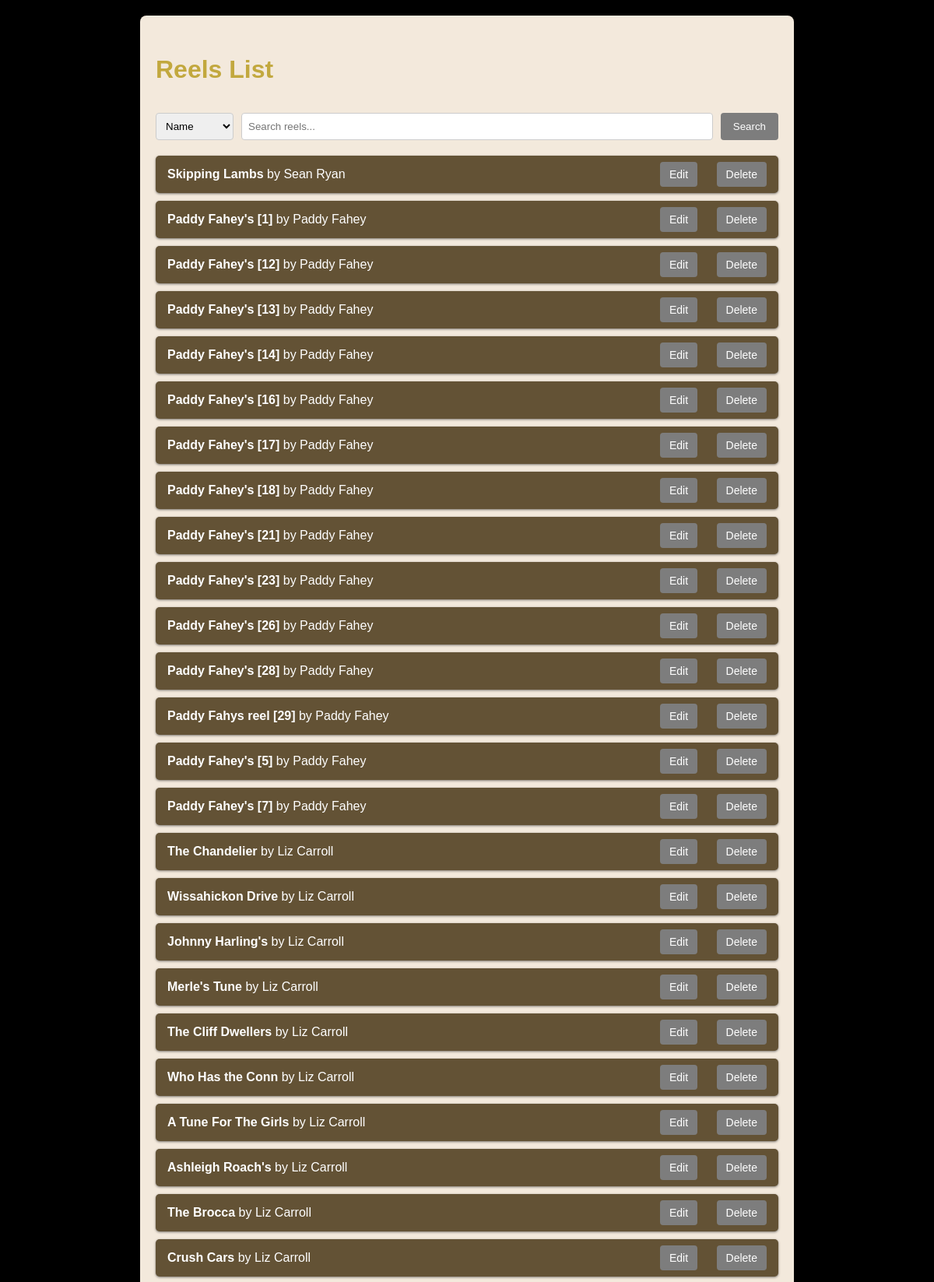
/tunes/ (upper part), run on the app's committed database.
### music_analysis/models.py (models this page shows, shortened)
class Tune(models.Model):
    name = models.CharField(max_length=100)  # Tune's name
    composer = models.CharField(max_length=100)  # Composer's name
    abc_notation = models.TextField()  # ABC notation for the tune

### music_analysis/views.py (the view, shortened to what this page needs)
# urls.py: path('tunes/', views.tunes, name='tunes'),
def tunes(request):
    tunes = Tune.objects.all()
    tune_id = request.GET.get('edit')  # Get 'edit' parameter from the query string
    delete_id = request.GET.get('delete')  # Get 'delete' parameter from the query string
    form = None
    if request.method == 'POST':
        print("POST request received")
    if delete_id and request.method == 'POST':
        print(f"Trying to delete tune with ID: {delete_id}")
        tune = get_object_or_404(Tune, pk=delete_id)
        tune.delete()
        print(f"Tune deleted: {delete_id}")
        return redirect('tunes')
    tunes_data = {}
    for tune in tunes:
        tunes_data[tune.pk] = {
            'name': tune.name,
            'composer': tune.composer,
            'abc_notation': tune.abc_notation,
        }
    return render(request, 'tunes.html', {
        'tunes': tunes,
        'form': form,
        'tune_id': tune_id,
        'tunes_data_json': json.dumps(tunes_data),
        'delete_id': delete_id
    })

### music_analysis/templates/tunes.html (shortened to what this page needs)
<!DOCTYPE html>
{% load static %}
<html lang="en">
<head>
    <link rel="stylesheet" href="{% static 'music_analysis/css/tunes.css' %}">
</head>
<body>
    <div class="container">
        <h1>Reels List</h1>
        <div class="search-bar">
            <select id="search-type">
                <option value="name">Name</option>
            </select>
            <input type="text" id="search-query" placeholder="Search reels...">
            <button id="search-button">Search</button>
        </div>
        <ul id="tunes-list">
            {% for tune in tunes %}
                <li>
                    <span><strong>{{ tune.name }}</strong> by {{ tune.composer }}</span>
                    <div>
                        <a href="#" class="edit-tune-link"
                           data-edit-url="{% url 'tunes_edit' tune.pk %}">Edit</a>
                        <a href="#" class="delete-tune-link"
                           data-delete-url="{% url 'tunes_delete' tune.pk %}">Delete</a>
                    </div>
                </li>
            {% endfor %}
        </ul>
    </div>
</body>
</html>

### static/music_analysis/css/tunes.css (style rules this page uses)
body { padding: 20px; font-family: Arial, sans-serif; background-color: #000; color: #fff; margin: 0; }
h1, h2 { padding-bottom: 15px; padding-top: 10px; color: #C2A83E; }
ul { list-style-type: none; padding: 0; }
li { background-color: #635235; padding: 15px; margin: 10px 0; border-radius: 5px; box-shadow: 0 1px 3px rgba(0, 0, 0, 0.5); display: flex; justify-content: space-between; align-items: center; color: #fff; }
li a, li form { margin-left: 20px; }
li a { text-decoration: none; background-color: #7D7D7D; color: white; padding: 8px 12px; border-radius: 4px; font-size: 14px; transition: background-color 0.3s ease; }
.container { max-width: 800px; margin: 0 auto; padding: 20px; background-color: #F3E9DC; border-radius: 8px; box-shadow: 0 2px 4px rgba(0, 0, 0, 0.5); }
a { color: #ffffff; }

### music_analysis/templates/tunes.html (style rules this page uses)
.search-bar { display: flex; gap: 10px; margin-bottom: 20px; }
#search-query { padding: 8px; border: 1px solid #ccc; border-radius: 4px; width: 600px; background-color: #fff; color: rgb(0, 0, 0); }
#search-type { padding: 8px; border: 1px solid #ccc; border-radius: 4px; }
#search-button { padding: 8px 16px; background-color: #7D7D7D; color: white; border: none; border-radius: 4px; cursor: pointer; }

### data on the page
Tune: name "Skipping Lambs", composer "Sean Ryan"
Tune: name "Paddy Fahey's [1]", composer "Paddy Fahey"
Tune: name "Paddy Fahey's [12]", composer "Paddy Fahey"
Tune: name "Paddy Fahey's [13]", composer "Paddy Fahey"
Tune: name "Paddy Fahey's [14]", composer "Paddy Fahey"
Tune: name "Paddy Fahey's [16]", composer "Paddy Fahey"
Tune: name "Paddy Fahey's [17]", composer "Paddy Fahey"
Tune: name "Paddy Fahey's [18]", composer "Paddy Fahey"
Tune: name "Paddy Fahey's [21]", composer "Paddy Fahey"
Tune: name "Paddy Fahey's [23]", composer "Paddy Fahey"
Tune: name "Paddy Fahey's [26]", composer "Paddy Fahey"
Tune: name "Paddy Fahey's [28]", composer "Paddy Fahey"
Tune: name "Paddy Fahys reel [29]", composer "Paddy Fahey"
Tune: name "Paddy Fahey's [5]", composer "Paddy Fahey"
Tune: name "Paddy Fahey's [7]", composer "Paddy Fahey"
Tune: name "The Chandelier", composer "Liz Carroll"
Tune: name "Wissahickon Drive", composer "Liz Carroll"
Tune: name "Johnny Harling's", composer "Liz Carroll"
Tune: name "Merle's Tune", composer "Liz Carroll"
Tune: name "The Cliff Dwellers", composer "Liz Carroll"
Tune: name "Who Has the Conn", composer "Liz Carroll"
Tune: name "A Tune For The Girls", composer "Liz Carroll"
Tune: name "Ashleigh Roach's", composer "Liz Carroll"
Tune: name "The Brocca", composer "Liz Carroll"
Tune: name "Crush Cars", composer "Liz Carroll"
